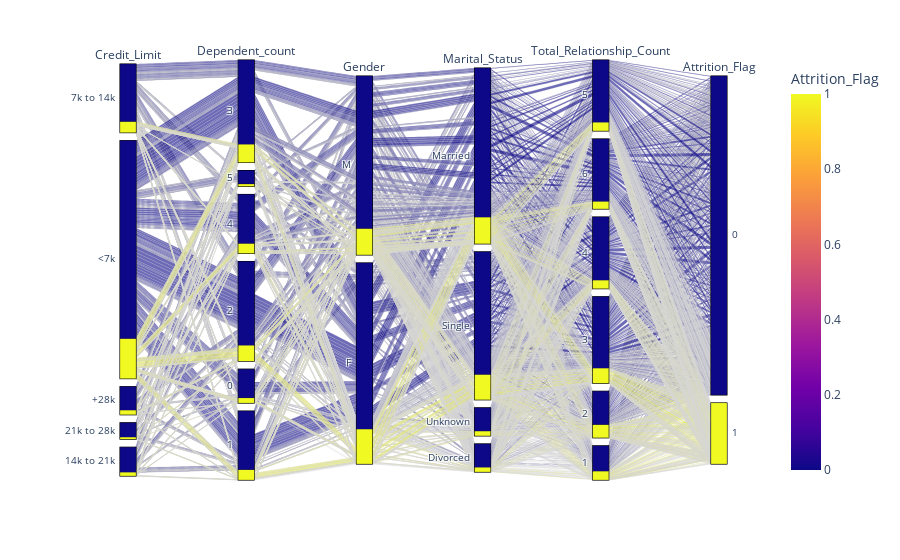

Here is the notebook cell this chart was saved with:
### Markdown cell above
Creates multi-dimensional categorical data plot

### Code cell
import plotly.express as px
fig = px.parallel_categories(df_parallel, color="Attrition_Flag")
fig.show()

### Figure 1 — Plotly figure (JSON) as saved in the notebook; plotly's stock layout.template omitted (floating-point values rounded to 4 significant figures; data arrays with more than 128 entries replaced by an {"elided": "..."} marker saying what was removed)
{"data": [{"dimensions": [{"label": "Credit_Limit", "values": {"elided": "10127 str values"}}, {"label": "Dependent_count", "values": {"elided": "10127 int values"}}, {"label": "Gender", "values": {"elided": "10127 str values"}}, {"label": "Marital_Status", "values": {"elided": "10127 str values"}}, {"label": "Total_Relationship_Count", "values": {"elided": "10127 int values"}}, {"label": "Attrition_Flag", "values": {"elided": "10127 int values"}}], "domain": {"x": [0, 1], "y": [0, 1]}, "line": {"color": {"elided": "10127 int values"}, "coloraxis": "coloraxis"}, "name": "", "type": "parcats"}], "layout": {"coloraxis": {"colorbar": {"title": {"text": "Attrition_Flag"}}, "colorscale": [[0, "#0d0887"], [0.1111, "#46039f"], [0.2222, "#7201a8"], [0.3333, "#9c179e"], [0.4444, "#bd3786"], [0.5556, "#d8576b"], [0.6667, "#ed7953"], [0.7778, "#fb9f3a"], [0.8889, "#fdca26"], [1, "#f0f921"]]}, "legend": {"tracegroupgap": 0}, "margin": {"t": 60}}}
